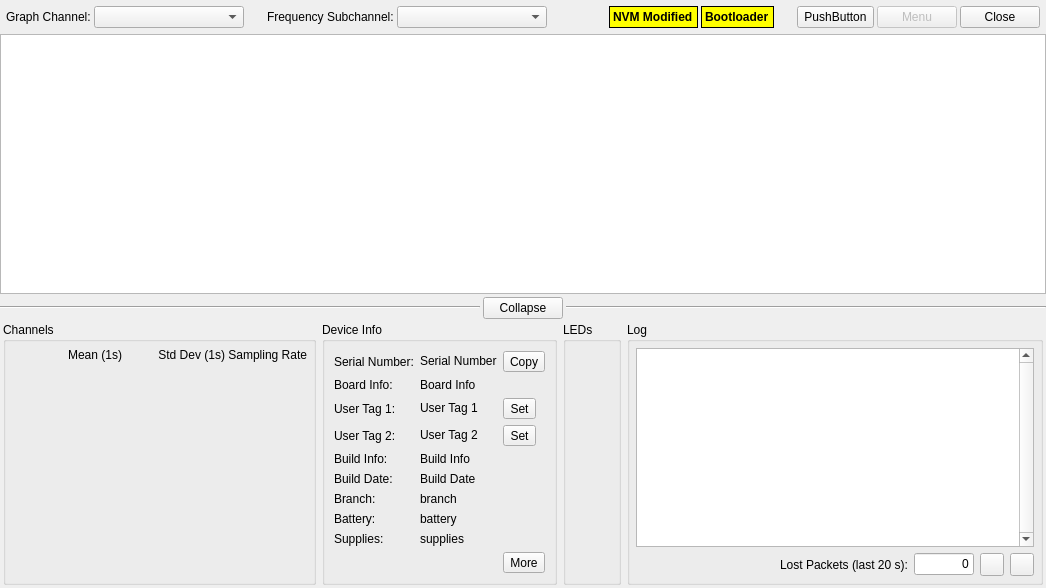
<?xml version="1.0" encoding="UTF-8"?>
<ui version="4.0">
 <class>DeviceTab</class>
 <widget class="QWidget" name="DeviceTab">
  <property name="geometry">
   <rect>
    <x>0</x>
    <y>0</y>
    <width>1046</width>
    <height>588</height>
   </rect>
  </property>
  <property name="windowTitle">
   <string>Device Tab</string>
  </property>
  <layout class="QVBoxLayout" name="verticalLayout_2">
   <property name="spacing">
    <number>0</number>
   </property>
   <property name="leftMargin">
    <number>0</number>
   </property>
   <property name="topMargin">
    <number>0</number>
   </property>
   <property name="rightMargin">
    <number>0</number>
   </property>
   <property name="bottomMargin">
    <number>0</number>
   </property>
   <item>
    <layout class="QHBoxLayout" name="horizontalLayout">
     <property name="spacing">
      <number>3</number>
     </property>
     <property name="leftMargin">
      <number>6</number>
     </property>
     <property name="topMargin">
      <number>6</number>
     </property>
     <property name="rightMargin">
      <number>6</number>
     </property>
     <property name="bottomMargin">
      <number>6</number>
     </property>
     <item>
      <widget class="QLabel" name="graphChannelLabel">
       <property name="text">
        <string>Graph Channel:</string>
       </property>
      </widget>
     </item>
     <item>
      <widget class="QComboBox" name="graphChannelComboBox">
       <property name="minimumSize">
        <size>
         <width>150</width>
         <height>0</height>
        </size>
       </property>
       <property name="maxVisibleItems">
        <number>20</number>
       </property>
      </widget>
     </item>
     <item>
      <spacer name="horizontalSpacer_2">
       <property name="orientation">
        <enum>Qt::Horizontal</enum>
       </property>
       <property name="sizeType">
        <enum>QSizePolicy::Fixed</enum>
       </property>
       <property name="sizeHint" stdset="0">
        <size>
         <width>20</width>
         <height>1</height>
        </size>
       </property>
      </spacer>
     </item>
     <item>
      <widget class="QLabel" name="fftSubchannelLabel">
       <property name="text">
        <string>Frequency Subchannel:</string>
       </property>
      </widget>
     </item>
     <item>
      <widget class="QComboBox" name="fftSubchannelComboBox">
       <property name="minimumSize">
        <size>
         <width>150</width>
         <height>0</height>
        </size>
       </property>
       <property name="maxVisibleItems">
        <number>20</number>
       </property>
      </widget>
     </item>
     <item>
      <spacer name="horizontalSpacer_5">
       <property name="orientation">
        <enum>Qt::Horizontal</enum>
       </property>
       <property name="sizeType">
        <enum>QSizePolicy::MinimumExpanding</enum>
       </property>
       <property name="sizeHint" stdset="0">
        <size>
         <width>20</width>
         <height>1</height>
        </size>
       </property>
      </spacer>
     </item>
     <item>
      <widget class="QLabel" name="nvmModifiedIndicator">
       <property name="styleSheet">
        <string notr="true">QLabel {
	background-color: yellow;
	color: black;
	font-weight: bold;
	font-size: 12px;
    border: 1px solid;
}</string>
       </property>
       <property name="text">
        <string>NVM Modified</string>
       </property>
       <property name="margin">
        <number>5</number>
       </property>
      </widget>
     </item>
     <item>
      <widget class="QLabel" name="bootloaderIndicator">
       <property name="styleSheet">
        <string notr="true">QLabel {
	background-color: yellow;
	color: black;
	font-weight: bold;
	font-size: 12px;
    border: 1px solid;
}</string>
       </property>
       <property name="text">
        <string>Bootloader</string>
       </property>
       <property name="margin">
        <number>5</number>
       </property>
      </widget>
     </item>
     <item>
      <spacer name="horizontalSpacer">
       <property name="orientation">
        <enum>Qt::Horizontal</enum>
       </property>
       <property name="sizeType">
        <enum>QSizePolicy::Fixed</enum>
       </property>
       <property name="sizeHint" stdset="0">
        <size>
         <width>20</width>
         <height>1</height>
        </size>
       </property>
      </spacer>
     </item>
     <item>
      <widget class="QToolButton" name="editDeviceSettings">
       <property name="sizePolicy">
        <sizepolicy hsizetype="Fixed" vsizetype="Minimum">
         <horstretch>0</horstretch>
         <verstretch>0</verstretch>
        </sizepolicy>
       </property>
       <property name="text">
        <string>PushButton</string>
       </property>
       <property name="iconSize">
        <size>
         <width>24</width>
         <height>24</height>
        </size>
       </property>
       <property name="toolButtonStyle">
        <enum>Qt::ToolButtonTextBesideIcon</enum>
       </property>
      </widget>
     </item>
     <item>
      <widget class="QPushButton" name="menuButton">
       <property name="enabled">
        <bool>false</bool>
       </property>
       <property name="sizePolicy">
        <sizepolicy hsizetype="Minimum" vsizetype="Minimum">
         <horstretch>0</horstretch>
         <verstretch>0</verstretch>
        </sizepolicy>
       </property>
       <property name="text">
        <string>Menu</string>
       </property>
      </widget>
     </item>
     <item>
      <widget class="QPushButton" name="closeButton">
       <property name="sizePolicy">
        <sizepolicy hsizetype="Minimum" vsizetype="Minimum">
         <horstretch>0</horstretch>
         <verstretch>0</verstretch>
        </sizepolicy>
       </property>
       <property name="text">
        <string>Close</string>
       </property>
      </widget>
     </item>
    </layout>
   </item>
   <item>
    <widget class="QStackedWidget" name="stackedWidget">
     <property name="currentIndex">
      <number>1</number>
     </property>
     <widget class="QWidget" name="disconnectPage">
      <layout class="QHBoxLayout" name="horizontalLayout_4">
       <item>
        <spacer name="horizontalSpacer_6">
         <property name="orientation">
          <enum>Qt::Horizontal</enum>
         </property>
         <property name="sizeHint" stdset="0">
          <size>
           <width>0</width>
           <height>20</height>
          </size>
         </property>
        </spacer>
       </item>
       <item>
        <layout class="QVBoxLayout" name="verticalLayout_3">
         <item>
          <spacer name="verticalSpacer_4">
           <property name="orientation">
            <enum>Qt::Vertical</enum>
           </property>
           <property name="sizeHint" stdset="0">
            <size>
             <width>20</width>
             <height>0</height>
            </size>
           </property>
          </spacer>
         </item>
         <item>
          <widget class="QLabel" name="statusLabel">
           <property name="font">
            <font>
             <weight>75</weight>
             <bold>true</bold>
            </font>
           </property>
           <property name="text">
            <string>Disconnected</string>
           </property>
           <property name="alignment">
            <set>Qt::AlignCenter</set>
           </property>
          </widget>
         </item>
         <item>
          <widget class="QProgressBar" name="statusProgressBar">
           <property name="sizePolicy">
            <sizepolicy hsizetype="Fixed" vsizetype="Fixed">
             <horstretch>0</horstretch>
             <verstretch>0</verstretch>
            </sizepolicy>
           </property>
           <property name="minimumSize">
            <size>
             <width>175</width>
             <height>0</height>
            </size>
           </property>
           <property name="value">
            <number>24</number>
           </property>
           <property name="alignment">
            <set>Qt::AlignCenter</set>
           </property>
          </widget>
         </item>
         <item>
          <spacer name="verticalSpacer_2">
           <property name="orientation">
            <enum>Qt::Vertical</enum>
           </property>
           <property name="sizeHint" stdset="0">
            <size>
             <width>20</width>
             <height>0</height>
            </size>
           </property>
          </spacer>
         </item>
        </layout>
       </item>
       <item>
        <spacer name="horizontalSpacer_3">
         <property name="orientation">
          <enum>Qt::Horizontal</enum>
         </property>
         <property name="sizeHint" stdset="0">
          <size>
           <width>0</width>
           <height>20</height>
          </size>
         </property>
        </spacer>
       </item>
      </layout>
     </widget>
     <widget class="QWidget" name="displayPage">
      <layout class="QVBoxLayout" name="verticalLayout" stretch="1,0,0">
       <property name="spacing">
        <number>3</number>
       </property>
       <property name="leftMargin">
        <number>0</number>
       </property>
       <property name="topMargin">
        <number>0</number>
       </property>
       <property name="rightMargin">
        <number>0</number>
       </property>
       <property name="bottomMargin">
        <number>0</number>
       </property>
       <item>
        <layout class="QHBoxLayout" name="panelLayout" stretch="1">
         <property name="spacing">
          <number>6</number>
         </property>
         <item>
          <widget class="GraphicsLayoutWidget" name="graphicsLayout"/>
         </item>
        </layout>
       </item>
       <item>
        <layout class="QHBoxLayout" name="horizontalLayout_6" stretch="1,0,1">
         <item>
          <widget class="Line" name="line_2">
           <property name="orientation">
            <enum>Qt::Horizontal</enum>
           </property>
          </widget>
         </item>
         <item>
          <widget class="QPushButton" name="collapseButton">
           <property name="text">
            <string>Collapse</string>
           </property>
          </widget>
         </item>
         <item>
          <widget class="Line" name="line">
           <property name="orientation">
            <enum>Qt::Horizontal</enum>
           </property>
          </widget>
         </item>
        </layout>
       </item>
       <item>
        <widget class="QWidget" name="bottomGroup" native="true">
         <layout class="QHBoxLayout" name="horizontalLayout_3" stretch="0,0,0,1">
          <property name="spacing">
           <number>6</number>
          </property>
          <property name="leftMargin">
           <number>3</number>
          </property>
          <property name="topMargin">
           <number>0</number>
          </property>
          <property name="rightMargin">
           <number>3</number>
          </property>
          <property name="bottomMargin">
           <number>3</number>
          </property>
          <item>
           <widget class="QGroupBox" name="channelGroupBox">
            <property name="title">
             <string>Channels</string>
            </property>
            <property name="alignment">
             <set>Qt::AlignLeading|Qt::AlignLeft|Qt::AlignTop</set>
            </property>
            <layout class="QVBoxLayout" name="verticalLayout_8">
             <property name="spacing">
              <number>0</number>
             </property>
             <property name="leftMargin">
              <number>6</number>
             </property>
             <property name="topMargin">
              <number>6</number>
             </property>
             <property name="rightMargin">
              <number>6</number>
             </property>
             <property name="bottomMargin">
              <number>6</number>
             </property>
             <item>
              <layout class="QGridLayout" name="channelLayout">
               <property name="spacing">
                <number>3</number>
               </property>
               <item row="0" column="1">
                <widget class="QLabel" name="meanLabel">
                 <property name="minimumSize">
                  <size>
                   <width>100</width>
                   <height>0</height>
                  </size>
                 </property>
                 <property name="text">
                  <string>Mean (1s)</string>
                 </property>
                 <property name="alignment">
                  <set>Qt::AlignRight|Qt::AlignTrailing|Qt::AlignVCenter</set>
                 </property>
                </widget>
               </item>
               <item row="0" column="3">
                <widget class="QLabel" name="samplingRateLabel">
                 <property name="minimumSize">
                  <size>
                   <width>75</width>
                   <height>0</height>
                  </size>
                 </property>
                 <property name="text">
                  <string>Sampling Rate</string>
                 </property>
                 <property name="alignment">
                  <set>Qt::AlignRight|Qt::AlignTrailing|Qt::AlignVCenter</set>
                 </property>
                </widget>
               </item>
               <item row="0" column="2">
                <widget class="QLabel" name="stdDevLabel">
                 <property name="minimumSize">
                  <size>
                   <width>100</width>
                   <height>0</height>
                  </size>
                 </property>
                 <property name="text">
                  <string>Std Dev (1s)</string>
                 </property>
                 <property name="alignment">
                  <set>Qt::AlignRight|Qt::AlignTrailing|Qt::AlignVCenter</set>
                 </property>
                </widget>
               </item>
               <item row="0" column="0">
                <widget class="QLabel" name="channelLabel">
                 <property name="minimumSize">
                  <size>
                   <width>0</width>
                   <height>0</height>
                  </size>
                 </property>
                 <property name="text">
                  <string/>
                 </property>
                </widget>
               </item>
              </layout>
             </item>
             <item>
              <spacer name="verticalSpacer">
               <property name="orientation">
                <enum>Qt::Vertical</enum>
               </property>
               <property name="sizeHint" stdset="0">
                <size>
                 <width>0</width>
                 <height>0</height>
                </size>
               </property>
              </spacer>
             </item>
            </layout>
           </widget>
          </item>
          <item>
           <widget class="QGroupBox" name="deviceInfoGroupBox">
            <property name="title">
             <string>Device Info</string>
            </property>
            <layout class="QGridLayout" name="gridLayout">
             <item row="4" column="1">
              <widget class="QLabel" name="userTag2">
               <property name="cursor">
                <cursorShape>IBeamCursor</cursorShape>
               </property>
               <property name="text">
                <string>User Tag 2</string>
               </property>
               <property name="textInteractionFlags">
                <set>Qt::LinksAccessibleByMouse|Qt::TextSelectableByMouse</set>
               </property>
              </widget>
             </item>
             <item row="2" column="1" colspan="2">
              <widget class="QLabel" name="boardInfo">
               <property name="cursor">
                <cursorShape>IBeamCursor</cursorShape>
               </property>
               <property name="text">
                <string>Board Info</string>
               </property>
               <property name="textInteractionFlags">
                <set>Qt::LinksAccessibleByMouse|Qt::TextSelectableByMouse</set>
               </property>
              </widget>
             </item>
             <item row="10" column="0" colspan="3">
              <spacer name="verticalSpacer_5">
               <property name="orientation">
                <enum>Qt::Vertical</enum>
               </property>
               <property name="sizeHint" stdset="0">
                <size>
                 <width>0</width>
                 <height>0</height>
                </size>
               </property>
              </spacer>
             </item>
             <item row="7" column="0">
              <widget class="QLabel" name="branchLabel">
               <property name="text">
                <string>Branch:</string>
               </property>
              </widget>
             </item>
             <item row="11" column="2">
              <widget class="QToolButton" name="deviceInfo">
               <property name="text">
                <string>More</string>
               </property>
              </widget>
             </item>
             <item row="6" column="0">
              <widget class="QLabel" name="buildDateLabel">
               <property name="text">
                <string>Build Date:</string>
               </property>
              </widget>
             </item>
             <item row="0" column="2">
              <widget class="QToolButton" name="copySerialNumber">
               <property name="text">
                <string>Copy</string>
               </property>
              </widget>
             </item>
             <item row="3" column="2">
              <widget class="QToolButton" name="setUserTag1">
               <property name="text">
                <string>Set</string>
               </property>
              </widget>
             </item>
             <item row="5" column="1" colspan="2">
              <widget class="QLabel" name="buildInfo">
               <property name="cursor">
                <cursorShape>IBeamCursor</cursorShape>
               </property>
               <property name="text">
                <string>Build Info</string>
               </property>
               <property name="textInteractionFlags">
                <set>Qt::LinksAccessibleByMouse|Qt::TextSelectableByMouse</set>
               </property>
              </widget>
             </item>
             <item row="7" column="1" colspan="2">
              <widget class="QLabel" name="branch">
               <property name="text">
                <string>branch</string>
               </property>
               <property name="textInteractionFlags">
                <set>Qt::LinksAccessibleByMouse|Qt::TextSelectableByMouse</set>
               </property>
              </widget>
             </item>
             <item row="0" column="0">
              <widget class="QLabel" name="serialNumberLabel">
               <property name="text">
                <string>Serial Number:</string>
               </property>
              </widget>
             </item>
             <item row="8" column="1" colspan="2">
              <widget class="QLabel" name="battery">
               <property name="text">
                <string>battery</string>
               </property>
               <property name="textInteractionFlags">
                <set>Qt::LinksAccessibleByMouse|Qt::TextSelectableByMouse</set>
               </property>
              </widget>
             </item>
             <item row="2" column="0">
              <widget class="QLabel" name="boardInfoLabel">
               <property name="text">
                <string>Board Info:</string>
               </property>
              </widget>
             </item>
             <item row="4" column="0">
              <widget class="QLabel" name="userTag2Label">
               <property name="text">
                <string>User Tag 2:</string>
               </property>
              </widget>
             </item>
             <item row="4" column="2">
              <widget class="QToolButton" name="setUserTag2">
               <property name="text">
                <string>Set</string>
               </property>
              </widget>
             </item>
             <item row="5" column="0">
              <widget class="QLabel" name="buildInfoLabel">
               <property name="text">
                <string>Build Info:</string>
               </property>
              </widget>
             </item>
             <item row="0" column="1">
              <widget class="QLabel" name="serialNumber">
               <property name="cursor">
                <cursorShape>IBeamCursor</cursorShape>
               </property>
               <property name="text">
                <string>Serial Number</string>
               </property>
               <property name="textInteractionFlags">
                <set>Qt::LinksAccessibleByMouse|Qt::TextSelectableByMouse</set>
               </property>
              </widget>
             </item>
             <item row="3" column="0">
              <widget class="QLabel" name="userTag1Label">
               <property name="text">
                <string>User Tag 1:</string>
               </property>
              </widget>
             </item>
             <item row="6" column="1" colspan="2">
              <widget class="QLabel" name="buildDate">
               <property name="cursor">
                <cursorShape>IBeamCursor</cursorShape>
               </property>
               <property name="text">
                <string>Build Date</string>
               </property>
               <property name="textInteractionFlags">
                <set>Qt::LinksAccessibleByMouse|Qt::TextSelectableByMouse</set>
               </property>
              </widget>
             </item>
             <item row="3" column="1">
              <widget class="QLabel" name="userTag1">
               <property name="cursor">
                <cursorShape>IBeamCursor</cursorShape>
               </property>
               <property name="text">
                <string>User Tag 1</string>
               </property>
               <property name="textInteractionFlags">
                <set>Qt::LinksAccessibleByMouse|Qt::TextSelectableByMouse</set>
               </property>
              </widget>
             </item>
             <item row="8" column="0">
              <widget class="QLabel" name="batteryLabel">
               <property name="text">
                <string>Battery:</string>
               </property>
              </widget>
             </item>
             <item row="9" column="0">
              <widget class="QLabel" name="suppliesLabel">
               <property name="text">
                <string>Supplies:</string>
               </property>
              </widget>
             </item>
             <item row="9" column="1" colspan="2">
              <widget class="QLabel" name="supplies">
               <property name="text">
                <string>supplies</string>
               </property>
               <property name="textInteractionFlags">
                <set>Qt::LinksAccessibleByMouse|Qt::TextSelectableByMouse</set>
               </property>
              </widget>
             </item>
            </layout>
           </widget>
          </item>
          <item>
           <widget class="QGroupBox" name="LEDGroupBox">
            <property name="title">
             <string>LEDs</string>
            </property>
            <property name="alignment">
             <set>Qt::AlignLeading|Qt::AlignLeft|Qt::AlignTop</set>
            </property>
            <layout class="QVBoxLayout" name="verticalLayout_7">
             <property name="spacing">
              <number>0</number>
             </property>
             <property name="leftMargin">
              <number>6</number>
             </property>
             <property name="topMargin">
              <number>6</number>
             </property>
             <property name="rightMargin">
              <number>6</number>
             </property>
             <property name="bottomMargin">
              <number>6</number>
             </property>
             <item>
              <layout class="QVBoxLayout" name="LEDLayout"/>
             </item>
             <item>
              <spacer name="verticalSpacer_3">
               <property name="orientation">
                <enum>Qt::Vertical</enum>
               </property>
               <property name="sizeHint" stdset="0">
                <size>
                 <width>0</width>
                 <height>0</height>
                </size>
               </property>
              </spacer>
             </item>
            </layout>
           </widget>
          </item>
          <item>
           <widget class="QGroupBox" name="logGroupBox">
            <property name="title">
             <string>Log</string>
            </property>
            <layout class="QVBoxLayout" name="verticalLayout_9" stretch="1,0">
             <property name="leftMargin">
              <number>6</number>
             </property>
             <property name="topMargin">
              <number>6</number>
             </property>
             <property name="rightMargin">
              <number>6</number>
             </property>
             <property name="bottomMargin">
              <number>6</number>
             </property>
             <item>
              <widget class="QListWidget" name="logList">
               <property name="sizePolicy">
                <sizepolicy hsizetype="Expanding" vsizetype="Ignored">
                 <horstretch>0</horstretch>
                 <verstretch>0</verstretch>
                </sizepolicy>
               </property>
               <property name="verticalScrollBarPolicy">
                <enum>Qt::ScrollBarAlwaysOn</enum>
               </property>
              </widget>
             </item>
             <item>
              <layout class="QHBoxLayout" name="horizontalLayout_2" stretch="0,0,0,0,0">
               <property name="topMargin">
                <number>0</number>
               </property>
               <item>
                <spacer name="horizontalSpacer_4">
                 <property name="orientation">
                  <enum>Qt::Horizontal</enum>
                 </property>
                 <property name="sizeHint" stdset="0">
                  <size>
                   <width>0</width>
                   <height>0</height>
                  </size>
                 </property>
                </spacer>
               </item>
               <item>
                <widget class="QLabel" name="recentLostPacketsLabel">
                 <property name="text">
                  <string>Lost Packets (last 20 s):</string>
                 </property>
                </widget>
               </item>
               <item>
                <widget class="QLineEdit" name="recentLostPackets">
                 <property name="sizePolicy">
                  <sizepolicy hsizetype="Fixed" vsizetype="Fixed">
                   <horstretch>0</horstretch>
                   <verstretch>0</verstretch>
                  </sizepolicy>
                 </property>
                 <property name="maximumSize">
                  <size>
                   <width>60</width>
                   <height>16777215</height>
                  </size>
                 </property>
                 <property name="text">
                  <string>0</string>
                 </property>
                 <property name="maxLength">
                  <number>10</number>
                 </property>
                 <property name="alignment">
                  <set>Qt::AlignRight|Qt::AlignTrailing|Qt::AlignVCenter</set>
                 </property>
                 <property name="readOnly">
                  <bool>true</bool>
                 </property>
                </widget>
               </item>
               <item>
                <widget class="QToolButton" name="flushLostPackets"/>
               </item>
               <item>
                <widget class="QToolButton" name="lostPacketDetails"/>
               </item>
              </layout>
             </item>
            </layout>
           </widget>
          </item>
         </layout>
        </widget>
       </item>
      </layout>
     </widget>
    </widget>
   </item>
  </layout>
  <action name="actionSetUserTag1">
   <property name="text">
    <string>Set User Tag 1</string>
   </property>
  </action>
  <action name="actionSetUserTag2">
   <property name="text">
    <string>Set User Tag 2</string>
   </property>
   <property name="toolTip">
    <string>Set User Tag 2</string>
   </property>
  </action>
  <action name="actionEditDeviceSettings">
   <property name="text">
    <string>Edit Device Settings</string>
   </property>
  </action>
  <action name="actionShowDeviceInfo">
   <property name="text">
    <string>More Device Info</string>
   </property>
   <property name="toolTip">
    <string>More Device Info</string>
   </property>
  </action>
  <action name="actionFirmwareLatestStable">
   <property name="enabled">
    <bool>false</bool>
   </property>
   <property name="text">
    <string>Latest Stable</string>
   </property>
   <property name="toolTip">
    <string>Update Firmware From Latest Stable</string>
   </property>
  </action>
  <action name="actionShowPacketStats">
   <property name="text">
    <string>Show Packet Stats</string>
   </property>
  </action>
  <action name="actionChangeActiveStreams">
   <property name="text">
    <string>Change Active Streams</string>
   </property>
  </action>
  <action name="actionRunTests">
   <property name="text">
    <string>Run Hardware Tests</string>
   </property>
  </action>
  <action name="actionSetDeviceMode">
   <property name="enabled">
    <bool>false</bool>
   </property>
   <property name="text">
    <string>Set Device Mode</string>
   </property>
  </action>
  <action name="actionFirmwareFromBranch">
   <property name="enabled">
    <bool>false</bool>
   </property>
   <property name="text">
    <string>From Branch</string>
   </property>
   <property name="toolTip">
    <string>Update Firmware From Branch</string>
   </property>
  </action>
  <action name="actionFirmwareFromCommit">
   <property name="enabled">
    <bool>false</bool>
   </property>
   <property name="text">
    <string>From Specific Commit</string>
   </property>
   <property name="toolTip">
    <string>Update Firmware From Specific Commit</string>
   </property>
  </action>
  <action name="actionFirmwareFromFile">
   <property name="enabled">
    <bool>false</bool>
   </property>
   <property name="text">
    <string>From File</string>
   </property>
   <property name="toolTip">
    <string>Update Firmware From File</string>
   </property>
  </action>
  <action name="actionForceRunBootloader">
   <property name="enabled">
    <bool>false</bool>
   </property>
   <property name="text">
    <string>Force Run Bootloader</string>
   </property>
  </action>
  <action name="actionForceRunApplication">
   <property name="enabled">
    <bool>false</bool>
   </property>
   <property name="text">
    <string>Force Run Application</string>
   </property>
   <property name="toolTip">
    <string>Force Run Application</string>
   </property>
  </action>
  <action name="actionForceReset">
   <property name="text">
    <string>Force Reset</string>
   </property>
   <property name="toolTip">
    <string>Force Reset</string>
   </property>
  </action>
  <action name="actionRaiseException">
   <property name="text">
    <string>Raise Exception</string>
   </property>
   <property name="toolTip">
    <string>Raise Exception</string>
   </property>
  </action>
  <action name="actionRecoverNVM">
   <property name="text">
    <string>Recover NVM</string>
   </property>
   <property name="toolTip">
    <string>Recover NVM</string>
   </property>
  </action>
  <action name="actionCalibrate">
   <property name="checkable">
    <bool>true</bool>
   </property>
   <property name="enabled">
    <bool>false</bool>
   </property>
   <property name="text">
    <string>Start Calibration</string>
   </property>
  </action>
  <action name="actionShakerCalibrate">
   <property name="enabled">
    <bool>false</bool>
   </property>
   <property name="text">
    <string>1g RMS Shaker Calibration</string>
   </property>
   <property name="toolTip">
    <string>1g RMS Shaker Calibration</string>
   </property>
  </action>
  <action name="actionCopySerialNumber">
   <property name="text">
    <string>Copy Serial Number</string>
   </property>
  </action>
  <action name="actionFlushLostPackets">
   <property name="text">
    <string>Flush Lost Packets</string>
   </property>
   <property name="toolTip">
    <string>Flush Lost Packets</string>
   </property>
  </action>
  <action name="actionRFTest">
   <property name="text">
    <string>RF Test</string>
   </property>
   <property name="toolTip">
    <string>RF Test</string>
   </property>
  </action>
  <action name="actionConnectivity">
   <property name="text">
    <string>Connectivity</string>
   </property>
   <property name="toolTip">
    <string>Connectivity</string>
   </property>
  </action>
 </widget>
 <customwidgets>
  <customwidget>
   <class>GraphicsLayoutWidget</class>
   <extends>QGraphicsView</extends>
   <header>pyqtgraph</header>
  </customwidget>
 </customwidgets>
 <resources/>
 <connections/>
</ui>
